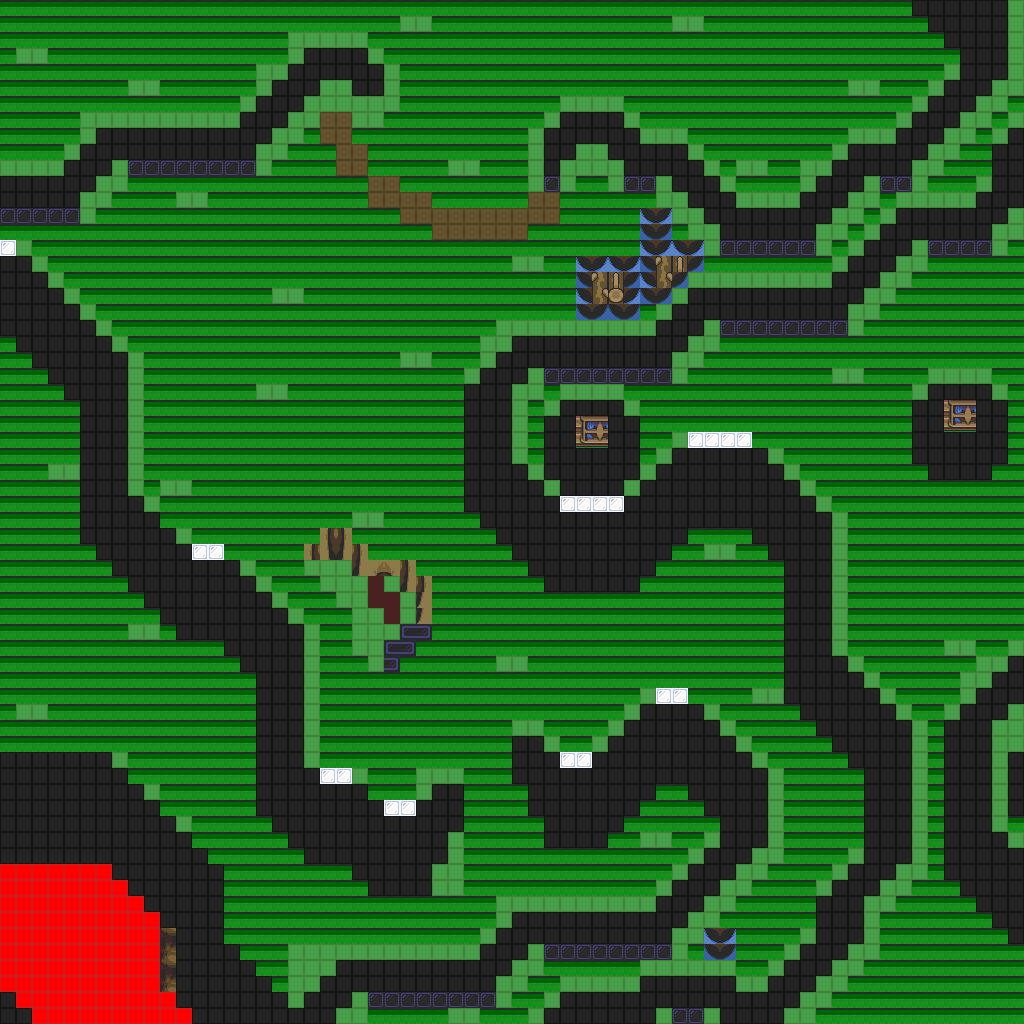

Tiled map render using the project's own tile images. Description and the map definition, with tile-layer contents summarised, below:
An orthogonal 64x64 tile map with 16x16 px tiles, 1 tile layer (base), 2 hidden layers not drawn and 31 objects.

<map version="1.10" tiledversion="1.12.1" orientation="orthogonal" renderorder="right-down" width="64" height="64" tilewidth="16" tileheight="16" infinite="0" nextlayerid="4" nextobjectid="32">
 <tileset firstgid="1" source="../classiciphone_pics4.tsx" />
 <layer id="1" name="base" width="64" height="64">
  <data>[4096 cells, 4096 non-empty, 149 distinct tile ids]</data>
 </layer>
 <layer id="2" name="collision" width="64" height="64" visible="0">
  <properties><property name="collision" value="true" /></properties>
  <data>[4096 cells, 1116 non-empty, 1 distinct tile ids]</data>
 </layer>
 <layer id="3" name="lava" width="64" height="64" visible="0">
  <properties><property name="terrain" value="lava" /></properties>
  <data>[4096 cells, 94 non-empty, 1 distinct tile ids]</data>
 </layer>
 <objectgroup id="4" name="npcs">
  <object id="1" x="656.0" y="208.0" width="16" height="16">
   <properties>
    <property name="gani" value="fire.mng" />
    <property name="script" type="string">-- Auto-converted from GraalScript
-- // NPC made by Cappa (LAT)
-- if (created) {
end
-- if (playertouchsme) {
end</property>
   </properties>
  </object>
  <object id="2" x="576.0" y="384.0" width="16" height="16">
   <properties>
    <property name="gani" value="fire.mng" />
    <property name="script" type="string">-- Auto-converted from GraalScript
-- // NPC made by Cappa (LAT)
-- if (created) {
end
-- if (playertouchsme) {
end</property>
   </properties>
  </object>
  <object id="3" x="592.0" y="240.0" width="16" height="16">
   <properties>
    <property name="gani" value="fire.mng" />
    <property name="script" type="string">-- Auto-converted from GraalScript
-- // NPC made by Cappa (LAT)
-- if (created) {
end
-- if (playertouchsme) {
end</property>
   </properties>
  </object>
  <object id="4" x="624.0" y="256.0" width="16" height="16">
   <properties>
    <property name="gani" value="fire.mng" />
    <property name="script" type="string">-- Auto-converted from GraalScript
-- // NPC made by Cappa (LAT)
-- if (created) {
end
-- if (playertouchsme) {
end</property>
   </properties>
  </object>
  <object id="5" x="624.0" y="224.0" width="16" height="16">
   <properties>
    <property name="gani" value="fire.mng" />
    <property name="script" type="string">-- Auto-converted from GraalScript
-- // NPC made by Cappa (LAT)
-- if (created) {
end
-- if (playertouchsme) {
end</property>
   </properties>
  </object>
  <object id="6" x="640.0" y="208.0" width="16" height="16">
   <properties>
    <property name="gani" value="fire.mng" />
    <property name="script" type="string">-- Auto-converted from GraalScript
-- // NPC made by Cappa (LAT)
-- if (created) {
end
-- if (playertouchsme) {
end</property>
   </properties>
  </object>
  <object id="7" x="576.0" y="256.0" width="16" height="16">
   <properties>
    <property name="gani" value="fire.mng" />
    <property name="script" type="string">-- Auto-converted from GraalScript
-- // NPC made by Cappa (LAT)
-- if (created) {
end
-- if (playertouchsme) {
end</property>
   </properties>
  </object>
  <object id="8" x="16.0" y="880.0" width="16" height="16">
   <properties>
    <property name="gani" value="smoke.mng" />
    <property name="script" type="string">-- Auto-converted from GraalScript
-- // NPC made by Cappa (LAT)
-- if (created) {
end
-- if (playertouchsme) {
end</property>
   </properties>
  </object>
  <object id="9" x="80.0" y="960.0" width="16" height="16">
   <properties>
    <property name="gani" value="smoke.mng" />
    <property name="script" type="string">-- Auto-converted from GraalScript
-- // NPC made by Cappa (LAT)
-- if (created) {
end
-- if (playertouchsme) {
end</property>
   </properties>
  </object>
  <object id="10" x="288.0" y="496.0" width="16" height="16">
   <properties>
    <property name="gani" value="smoke.mng" />
    <property name="script" type="string">-- Auto-converted from GraalScript
-- // NPC made by Cappa (LAT)
-- if (created) {
end
-- if (playertouchsme) {
end</property>
   </properties>
  </object>
  <object id="11" x="352.0" y="496.0" width="16" height="16">
   <properties>
    <property name="gani" value="classic_hellthorne.png" />
    <property name="script" type="string">-- Auto-converted from GraalScript
-- // NPC made by Cappa (LAT)
-- if (created) {
end
-- if (playertouchsme) {
end</property>
   </properties>
  </object>
  <object id="12" x="896.0" y="496.0" width="16" height="16">
   <properties>
    <property name="gani" value="classic_hellthorne.png" />
    <property name="script" type="string">-- Auto-converted from GraalScript
-- // NPC made by Cappa (LAT)
-- if (created) {
end
-- if (playertouchsme) {
end</property>
   </properties>
  </object>
  <object id="13" x="752.0" y="0.0" width="16" height="16">
   <properties>
    <property name="gani" value="classic_hellthorne.png" />
    <property name="script" type="string">-- Auto-converted from GraalScript
-- // NPC made by Cappa (LAT)
-- if (created) {
end
-- if (playertouchsme) {
end</property>
   </properties>
  </object>
  <object id="14" x="160.0" y="192.0" width="16" height="16">
   <properties>
    <property name="gani" value="classic_hellthorne.png" />
    <property name="script" type="string">-- Auto-converted from GraalScript
-- // NPC made by Cappa (LAT)
-- if (created) {
end
-- if (playertouchsme) {
end</property>
   </properties>
  </object>
  <object id="15" x="112.0" y="528.0" width="16" height="16">
   <properties>
    <property name="gani" value="classic_hellthorne.png" />
    <property name="script" type="string">-- Auto-converted from GraalScript
-- // NPC made by Cappa (LAT)
-- if (created) {
end
-- if (playertouchsme) {
end</property>
   </properties>
  </object>
  <object id="16" x="0.0" y="928.0" width="16" height="16">
   <properties>
    <property name="gani" value="classic_hellthorne.png" />
    <property name="script" type="string">-- Auto-converted from GraalScript
-- // NPC made by Cappa (LAT)
-- if (created) {
end
-- if (playertouchsme) {
end</property>
   </properties>
  </object>
  <object id="17" x="736.0" y="816.0" width="16" height="16">
   <properties>
    <property name="gani" value="classic_hellthorne.png" />
    <property name="script" type="string">-- Auto-converted from GraalScript
-- // NPC made by Cappa (LAT)
-- if (created) {
end
-- if (playertouchsme) {
end</property>
   </properties>
  </object>
  <object id="18" x="576.0" y="208.0" width="16" height="16">
   <properties>
    <property name="gani" value="smoke.mng" />
    <property name="script" type="string">-- Auto-converted from GraalScript
-- // NPC made by Cappa (LAT)
-- if (created) {
end
-- if (playertouchsme) {
end</property>
   </properties>
  </object>
  <object id="19" x="608.0" y="240.0" width="16" height="16">
   <properties>
    <property name="gani" value="smoke.mng" />
    <property name="script" type="string">-- Auto-converted from GraalScript
-- // NPC made by Cappa (LAT)
-- if (created) {
end
-- if (playertouchsme) {
end</property>
   </properties>
  </object>
  <object id="20" x="544.0" y="240.0" width="16" height="16">
   <properties>
    <property name="gani" value="smoke.mng" />
    <property name="script" type="string">-- Auto-converted from GraalScript
-- // NPC made by Cappa (LAT)
-- if (created) {
end
-- if (playertouchsme) {
end</property>
   </properties>
  </object>
  <object id="21" x="624.0" y="192.0" width="16" height="16">
   <properties>
    <property name="gani" value="smoke.mng" />
    <property name="script" type="string">-- Auto-converted from GraalScript
-- // NPC made by Cappa (LAT)
-- if (created) {
end
-- if (playertouchsme) {
end</property>
   </properties>
  </object>
  </objectgroup>
</map>
<!-- 10 of 31 objects omitted -->
